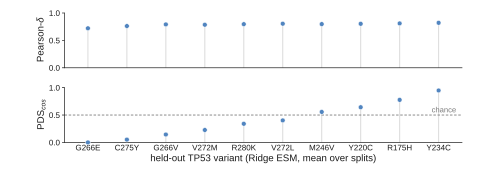

Generate this figure with Python:
"""Fig 2g: representative held-out TP53 variants (Ridge-esm).

Message: direction of the predicted allele effect is stable across variants
(pearson_delta ~0.74-0.82), yet the allele *ranking* score (PDS_cos) spans the
whole 0-1 range. Similar direction, very different allele ranking.

Data: D.exttheta(), method=='Ridge-esm', gene=='TP53', per variant.
Each variant is summarised by the MEAN over the splits in which it was held out
(84 evaluations of 59 distinct variants across split1/2/3/6); 10 variants evenly
spaced across the resulting PDS_cos range are shown.

Selection rule (corrected 2026-07-31): this panel previously kept, for each
variant, the split with the LOWEST PDS_cos
(``sort_values("PDS_cos").drop_duplicates("variant", keep="first")``). That is a
selection on the quantity the panel plots, and its bias runs toward the null:
mean PDS_cos 0.383 with 61.0% of variants below chance, against 0.410 and 55.9%
under the per-variant mean (0.436 and 55.9% under a maximum). The panel's claim,
stable direction with ranking spread over the whole range, holds under all three
rules, so the minimum was costing the figure its credibility for nothing.

Nature Methods pass:
  * The two bands are now two real axes with real y-axis labels; the former
    in-plot strings "pearson_delta (direction)" / "PDS_cos (allele ranking)"
    and the in-plot title (which duplicated the caption) are gone.
  * Both axes carry the SAME 0-1 scale from a true zero baseline, so the visual
    contrast (direction tightly clustered high, ranking spread over the full
    range) is a property of the data and not of two different rescalings. The
    old top band mapped 0.70-0.85 onto a strip, which exaggerated the spread of
    the very quantity the panel calls stable.
  * Re-proportioned to a short 120.5 x 44 mm strip that shares the bottom row
    with Fig 2f, so it supports rather than dominates the page.
"""
import os
import sys

import matplotlib.pyplot as plt
import numpy as np
from matplotlib.patches import Rectangle

sys.path.insert(0, os.path.dirname(os.path.dirname(os.path.abspath(__file__))))
import nm_style as S
import remote_data as D

HERE = os.path.dirname(os.path.abspath(__file__))

N_SHOW = 10
GENE = "TP53"
METHOD = "Ridge-esm"

W_MM, H_MM = 120.5, 44.0
AX_LEFT_MM, AX_WIDTH_MM = 16.0, 101.5
AX_H_MM = 14.5                    # each of the two stacked axes
AX_BOT_MM = 8.0                   # bottom axis (PDS) sits here
AX_TOP_MM = 27.0                  # top axis (Pearson) sits here


def select_variants():
    """One row per variant: the mean over every split in which it was held out.

    Never select on PDS_cos here; see the module docstring. The mean is the
    unbiased summary of the repeated evaluations of the same variant.
    """
    df = D.exttheta()
    sub = df[(df.method == METHOD) & (df.gene == GENE)]
    agg = (sub.groupby("variant")
              .agg(pearson_delta=("pearson_delta", "mean"),
                   PDS_cos=("PDS_cos", "mean"),
                   n_splits=("split", "nunique"))
              .reset_index()
              .sort_values("PDS_cos"))
    idx = np.linspace(0, len(agg) - 1, N_SHOW).round().astype(int)
    return agg.iloc[idx].reset_index(drop=True)


def canvas():
    fig = plt.figure(figsize=(W_MM * S.MM, H_MM * S.MM))
    bg = fig.add_axes([0, 0, 1, 1])
    bg.set_axis_off()
    bg.set_xlim(0, 1)
    bg.set_ylim(0, 1)
    bg.add_patch(Rectangle((0, 0), 1, 1, facecolor="white", edgecolor="none",
                           zorder=-10))

    def band(bottom_mm):
        return fig.add_axes([AX_LEFT_MM / W_MM, bottom_mm / H_MM,
                             AX_WIDTH_MM / W_MM, AX_H_MM / H_MM])

    return fig, band(AX_TOP_MM), band(AX_BOT_MM)


def lollipops(ax, x, y, color):
    ax.vlines(x, 0, y, color=S.LIGHT_GREY, lw=0.7, zorder=1)
    ax.scatter(x, y, s=12, color=color, edgecolors="white", linewidths=0.35,
               zorder=3, clip_on=False)


def main():
    S.apply_rcparams()
    # nm_style already binds mathtext to the one resolved sans family; only the
    # default style is panel-specific here. Do not re-pin the family by name: a
    # hard-coded "Liberation Sans" would keep this panel on the stand-in after
    # Arial is installed, which is exactly the two-family split we removed.
    plt.rcParams.update({"mathtext.default": "it"})
    pick = select_variants()
    x = np.arange(len(pick))
    labels = pick["variant"].tolist()
    pdir = pick["pearson_delta"].to_numpy()
    pds = pick["PDS_cos"].to_numpy()

    col = S.GENE_COLORS[GENE]
    fig, ax_dir, ax_pds = canvas()

    lollipops(ax_dir, x, pdir, col)
    lollipops(ax_pds, x, pds, col)

    # chance line on the ranking axis only (Pearson's null is 0, already the base)
    ax_pds.axhline(0.5, color=S.GREY, lw=0.6, ls=(0, (3, 2)), zorder=2)
    ax_pds.text(len(pick) - 0.55, 0.52, "chance", ha="right", va="bottom",
                fontsize=5.5, color=S.GREY)

    for ax in (ax_dir, ax_pds):
        ax.set_xlim(-0.6, len(pick) - 0.4)
        ax.set_ylim(0, 1.04)
        ax.set_yticks([0, 0.5, 1])
        ax.tick_params(axis="y", length=1.8, pad=1.5, labelsize=5.8)
        S.despine(ax, keep=("left", "bottom"))
        ax.spines["left"].set_bounds(0, 1)
        ax.spines["bottom"].set_bounds(-0.6, len(pick) - 0.4)

    ax_dir.set_xticks(x)
    ax_dir.set_xticklabels([])
    ax_dir.tick_params(axis="x", length=0)
    ax_dir.set_ylabel(r"Pearson-$\delta$", labelpad=1.5)

    ax_pds.set_xticks(x)
    ax_pds.set_xticklabels(labels, fontsize=5.8)
    ax_pds.tick_params(axis="x", length=0, pad=1.5)
    ax_pds.set_ylabel(r"PDS$_{cos}$", labelpad=1.5)
    ax_pds.set_xlabel("held-out TP53 variant (Ridge ESM, mean over splits)",
                      labelpad=1.5)

    S.save(fig, os.path.join(HERE, "fig2g_pervariant"))

    # echo numbers plotted
    for _, r in pick.iterrows():
        print(f"{r.variant:>7s}  n_splits={int(r.n_splits)}  "
              f"pearson_delta={r.pearson_delta:.3f}  PDS_cos={r.PDS_cos:.3f}")


if __name__ == "__main__":
    main()
